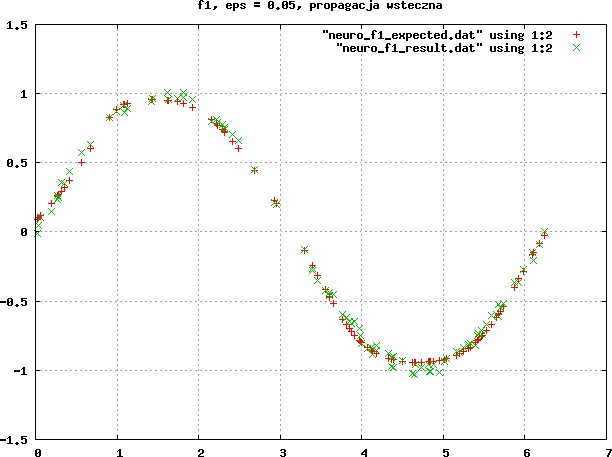

Recreate this plot in gnuplot.
set terminal png size 640, 480 crop
set output "neuro_f1.png"
#set label ""
#set key left
set grid
plot "neuro_f1_expected.dat" using 1:2

set title "f1, eps = 0.05, propagacja wsteczna"
set output "neuro_f1.png"
replot "neuro_f1_result.dat" using 1:2

